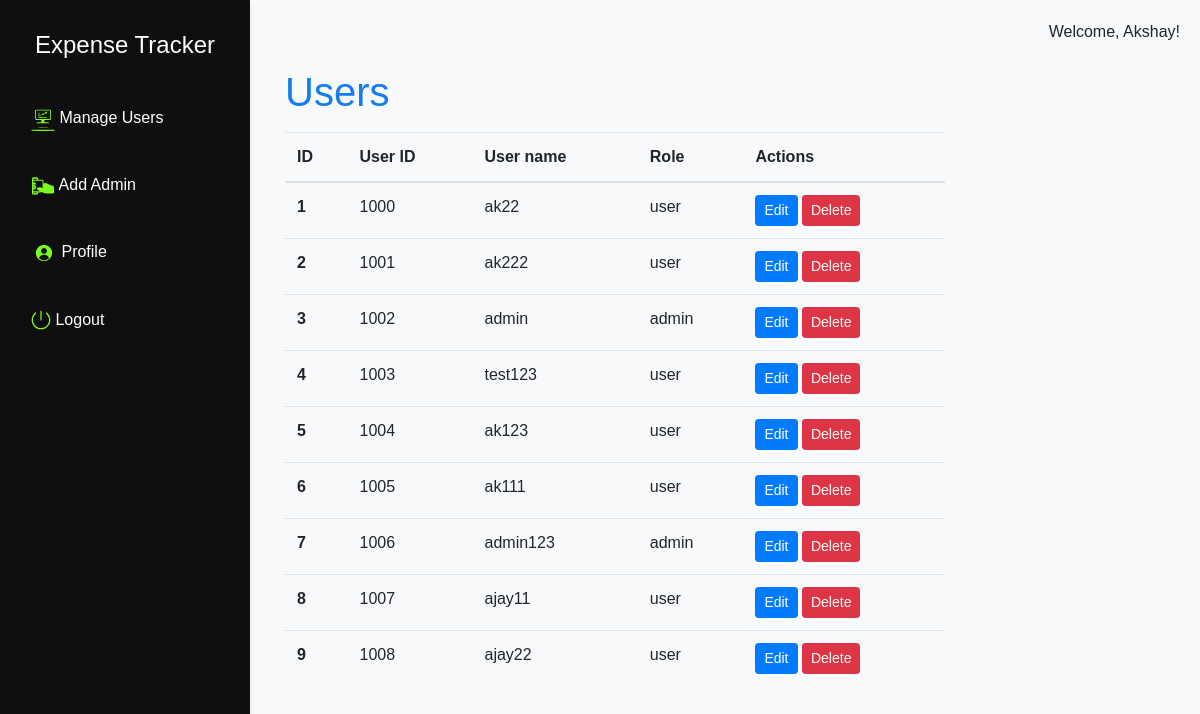
The app's page /admindashboard (signed in), older data.
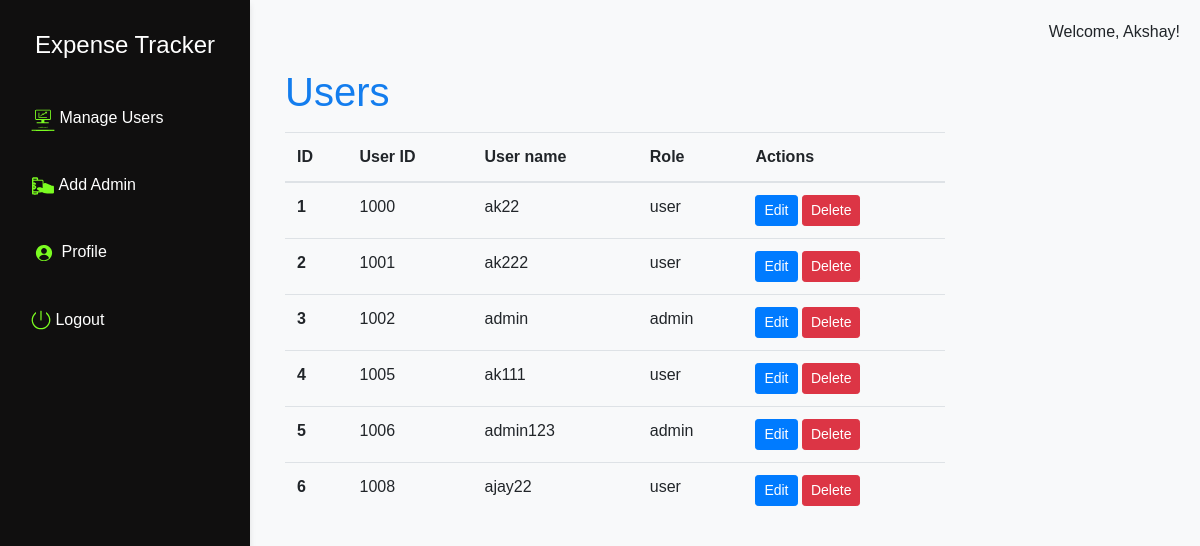
The same page, newer data.
### tables this page shows
CREATE TABLE users
                 (id INTEGER PRIMARY KEY,email TEXT,username TEXT UNIQUE,firstname TEXT,lastname TEXT,phone TEXT, password TEXT, role TEXT, isactive text default 1);

### app.py (the view)
@app.route('/admindashboard', methods=['GET', 'POST'])
def admindashboard():
    if 'username' in session:
        conn = sqlite3.connect('expense_tracker.db')
        cur = conn.cursor()
        cur.execute("SELECT  id,username,role FROM users")
        users = cur.fetchall()
        conn.close()
        response = make_response(render_template('admindashboard.html', username=session['username'],users=users))
        response.headers['Cache-Control'] = 'no-cache, no-store, must-revalidate'
        response.headers['Pragma'] = 'no-cache'
        response.headers['Expires'] = '0'
        return response
    return redirect(url_for('login'))

### templates/admindashboard.html (shortened to what this page needs)
<!DOCTYPE html>
<html lang="en">
<head>
    <link rel="stylesheet" href="https://maxcdn.bootstrapcdn.com/bootstrap/4.0.0/css/bootstrap.min.css">
    <link rel="stylesheet" href="/static/style.css">
</head>
<body>
    <div class="nav-side-menu">
        <div class="brand">Expense Tracker</div>
        <ul class="nav flex-column">
            <li class="nav-item">
                <a class="nav-link" href="/admindashboard">
                    <img src="{{url_for('static', filename='icons/dashboard.svg')}}" alt="Dashboard Icon" width="24" height="24">   Manage Users</a>
            </li>
            <li class="nav-item">
                <a class="nav-link" href="#" onclick="loadPage('/addadmin')"><img src="{{url_for('static', filename='icons/transactions.svg')}}" alt="Expense Icon" width="24" height="24">  Add Admin</a>
            </li>
            <li class="nav-item">
                <a class="nav-link" href="#" onclick="loadPage('/adminprofile')"><img src="{{url_for('static', filename='icons/profile1.svg')}}" alt="Dashboard Icon" width="26" height="26">    Profile</a>
            </li>
            <li class="nav-item">
                <a class="nav-link" href="/logout"><img src="{{url_for('static', filename='icons/logout.svg')}}" alt="Dashboard Icon" width="20" height="20">   Logout</a>
            </li>
        </ul>
    </div>
    <div class="content">
        <div class="welcome">
            Welcome, {{ username }}!
        </div>
        <div class="content-area">
            <div class="container mt-5">
                <h1 style="color: #137dee;">Users</h1>
                <div class="row">
                    <div class="col">
                        <table class="table">
                            <thead>
                                <tr>
                                    <th scope="col">ID</th>
                                    <th scope="col">User ID</th>
                                    <th scope="col">User name</th>
                                    <th scope="col">Role</th>
                                    <th scope="col">Actions</th>
                                </tr>
                            </thead>
                            <tbody>
                                {% for user in users %}
                            <tr>
                                <th scope="row">{{ loop.index }}</th>
                                <td>{{ user[0] }}</td>
                                <td>{{ user[1] }}</td>
                                <td>{{ user[2] }}</td>
                                <td>
                                    <a href="#" class="btn btn-sm btn-primary" onclick="loadPage('/edituser/{{ user[0] }}')">Edit</a>
                                    <form action="#" method="post" style="display: inline;" onclick="loadPage('/deleteuser/{{ user[0]}}')" onsubmit="return confirm('Are you sure you want to delete this expense?');">
                                        <input type="submit" value="Delete" class="btn btn-sm btn-danger">
                                    </form>
                                </td>
                            </tr>
                                  {% endfor %}
                            </tbody>
                        </table>
                    </div>
                </div>
            </div>
        </div>
    </div>
</body>
</html>

### static/style.css (style rules this page uses)
body { font-family: Arial, sans-serif; background-color: #f8f9fa; }
.nav-side-menu { background-color: #100f0f; color: #080808; padding-top: 20px; height: 100%; width: 250px; position: fixed; top: 0; left: 0; overflow-x: hidden; overflow-y: auto; box-shadow: 0 4px 6px rgba(0, 0, 0, 0.1); }
.brand { font-size: 24px; margin-bottom: 20px; color: #fff; text-align: center; line-height: 50px; }
.nav-side-menu .nav-item { margin-bottom: 10px; padding: 8px 15px; }
.nav-side-menu .nav-item a { color:#fff; text-decoration: none; position: relative; display: inline-block; }
.nav-side-menu .nav-item a::before { content: ''; position: absolute; top: 100%; left: 20%; width: 0; height: 2px; background-color: #fff; transition: width 0.3s ease-in-out, left 0.3s ease-in-out; }
.content { margin-left: 250px; padding: 20px; }
.content-area { margin-right: 220px; min-height: calc(100vh - 56px); overflow-y: auto; }
.welcome { position: fixed; top: 20px; right: 20px; width: 200px; text-align: right; }

Row changes from the older to the newer data that the page shows:
removed users: id "1003", username "test123", role "user"
removed users: id "1004", username "ak123", role "user"
removed users: id "1007", username "ajay11", role "user"
